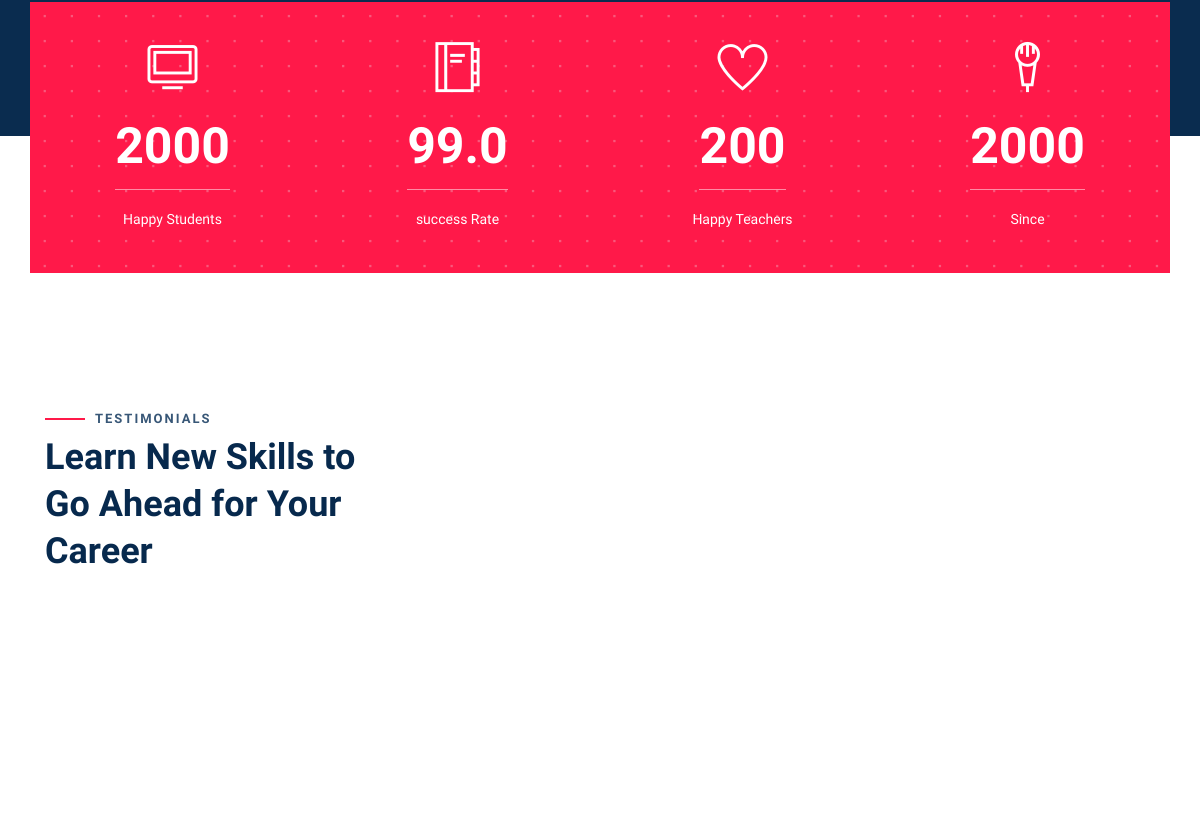
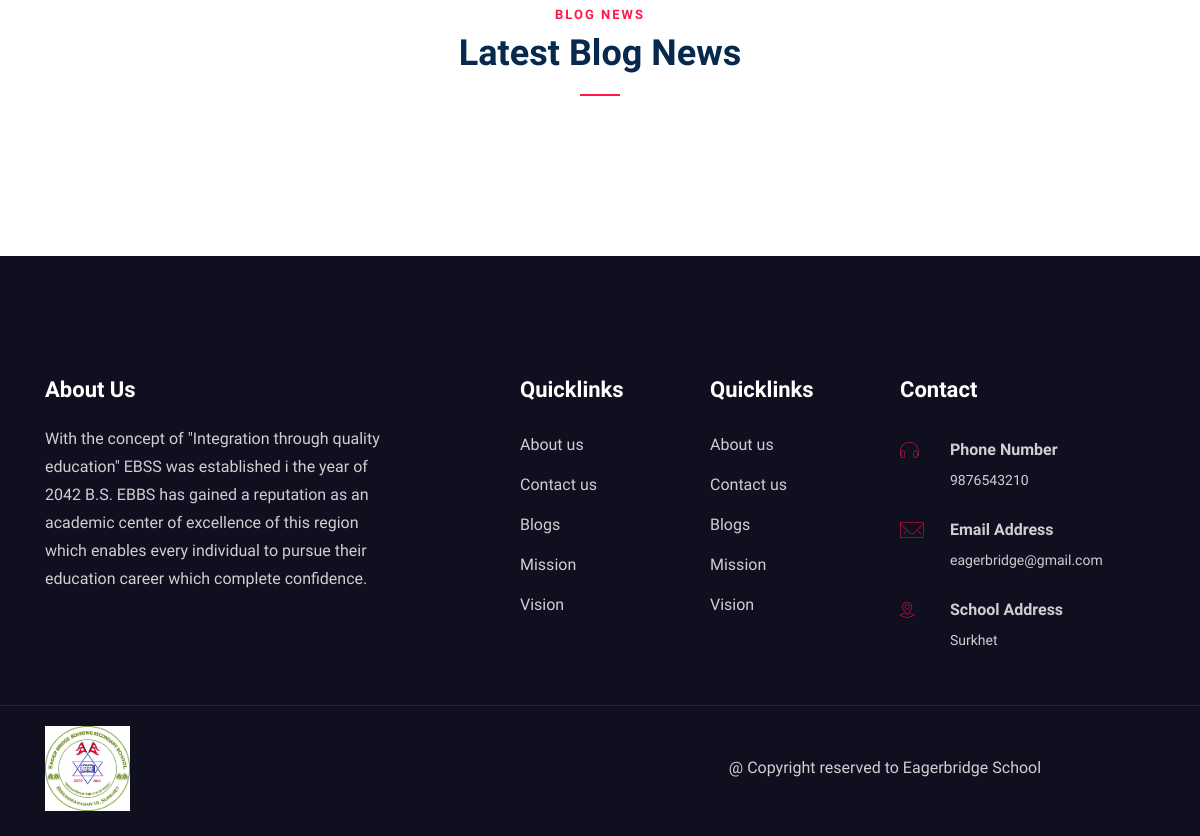
/ (lower part), run on an earlier commit of the app's database (2 pictures, top to bottom).
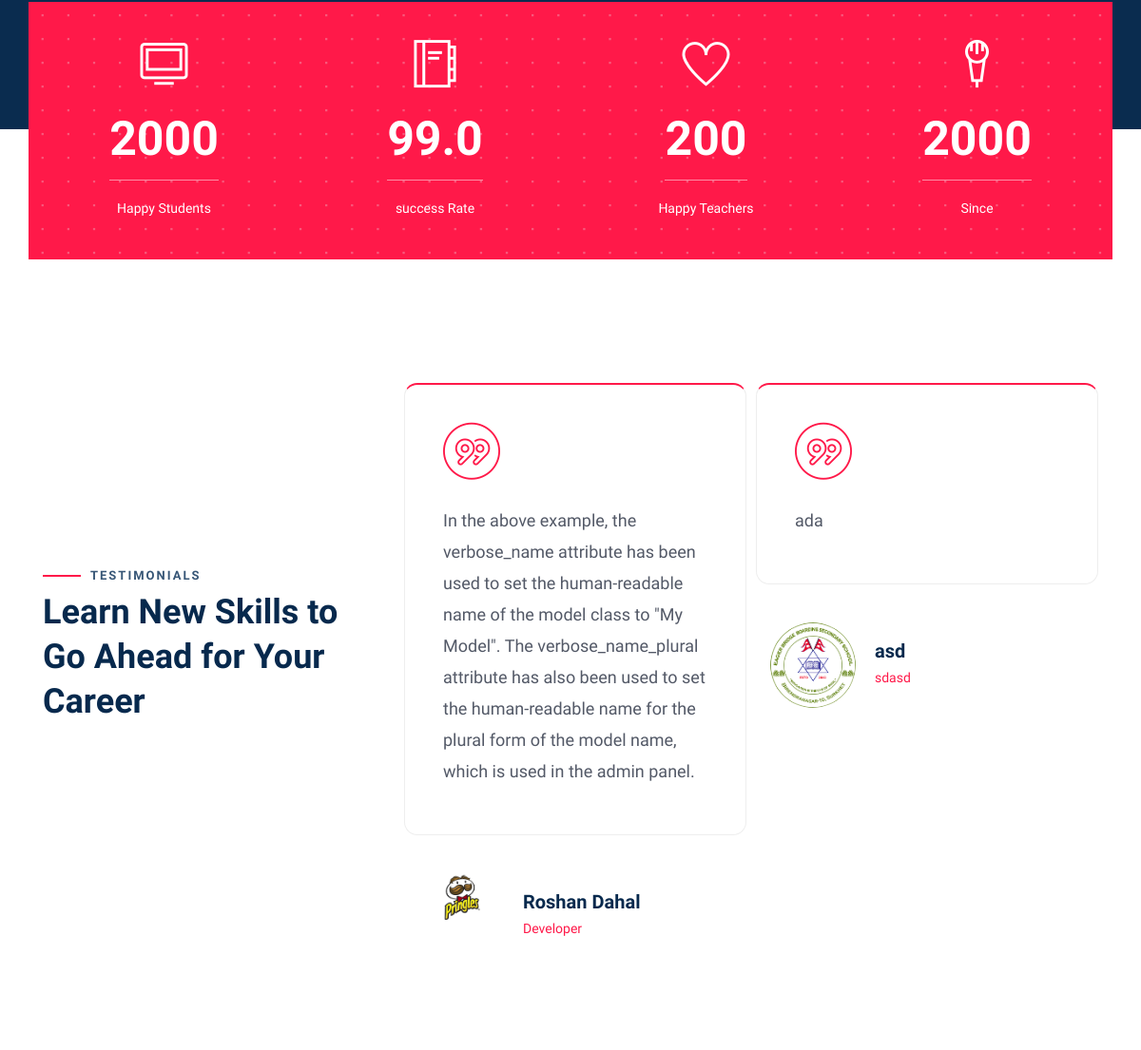
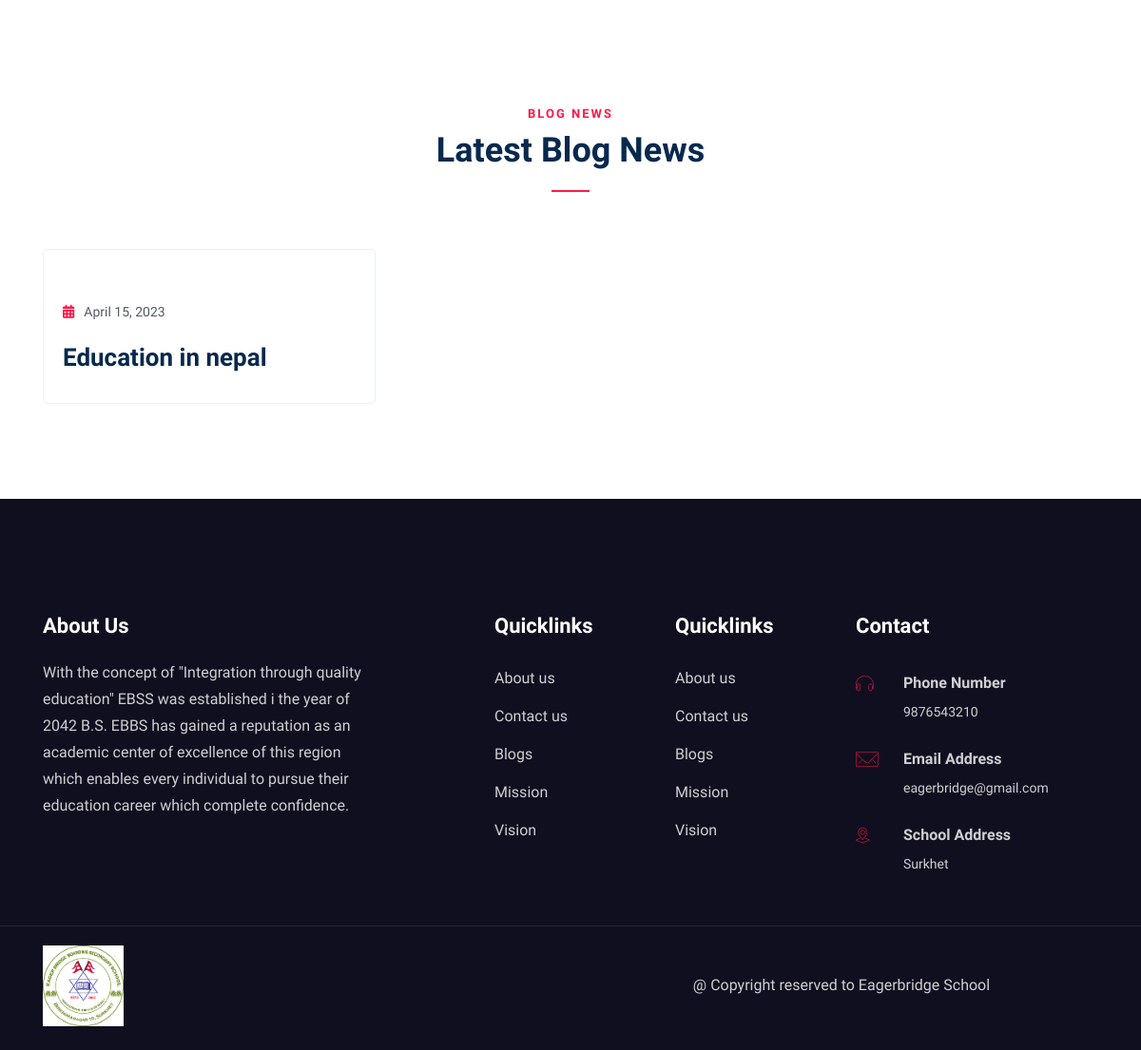
And on a later commit of the database (2 pictures, top to bottom).
### features/models.py (models this page shows, shortened)
class SchoolSetup(models.Model):
    data_set = models.CharField(max_length=200)
    logo = models.ImageField(upload_to="setup_images")
    school_name = models.CharField(max_length=255)
    location = models.CharField(max_length=200)
    contact = models.CharField(max_length=200)
    email = models.CharField(max_length=200)
    opening_hours = models.CharField(max_length=200)
    facebook_url = models.URLField(null=True,blank=True)
    instagram_url = models.URLField(null=True,blank=True)
    linkedin_url = models.URLField(null=True,blank=True)
    youtube_url = models.URLField(null=True,blank=True)
    mission = models.TextField()
    vision = models.TextField()
    no_of_students = models.IntegerField()
    success_rate = models.FloatField()
    no_of_teachers = models.IntegerField()
    since = models.IntegerField()
    created = models.DateField(auto_now_add=True)
    class Meta:
        verbose_name_plural = "01. School Setup"

class Testimonial(models.Model):
    name= models.CharField(max_length=200)
    position= models.CharField(max_length=200)
    testimonial= models.TextField()
    image = models.ImageField(upload_to="testimonial_images/", blank=True, null=True)
    created = models.DateField(auto_now_add=True)
    class Meta:
        verbose_name_plural = "04. Testimonials"

class Blog(models.Model):
    title = models.TextField()
    blog = models.TextField()
    image = models.ImageField(upload_to="blogs_images/",verbose_name="Image (670*670)")
    slug = AutoSlugField(populate_from='title', unique=True)
    created = models.DateField(auto_now_add=True)
    class Meta:
        verbose_name_plural = "06. Blogs"

### features/views.py (the view)
# urls.py: 2. Add a URL to urlpatterns:  path('', views.home, name='home')
def home(request):
    testimonial = Testimonial.objects.all()
    gallery = Gallery.objects.all()
    blogs = Blog.objects.all()
    slides = Slider.objects.all()
    home = HomeContent.objects.filter()[:1].get()
    context = {
        'slides':slides,
        'home':home,
        'testimonial':testimonial,
        'gallery':gallery,
        'blogs':blogs,
    }
    return render(request,'index.html',context)

### features/context_processor.py (called while the page is built)
def custom_data(request):
    if SchoolSetup.objects.all().exists():
        setup = SchoolSetup.objects.all().order_by('-created')
        data = setup[0]
        return {'data': data}
    else:
        data=None
        return {'data': data}

### templates/index.html (shortened to what this page needs)
{% load static %}
{% include 'header.html' %}
    <section class="section-padding video-section" >
        <div class="container">
            <div class="row counter-wrap counter-section ptb-40">
                <div class="col-lg-3 col-md-6">
                    <div class="counter-item">
                        <i class="ti-desktop"></i>
                        <div class="count">
                            <span class="counter h2">{{data.no_of_students}}</span>
                        </div>
                        <p>Happy Students</p>
                    </div>
                </div>
                <div class="col-lg-3 col-md-6">
                    <div class="counter-item">
                        <i class="ti-agenda"></i>
                        <div class="count">
                            <span class="counter h2">{{data.success_rate}}</span>
                        </div>
                        <p>success Rate</p>
                    </div>
                </div>
                <div class="col-lg-3 col-md-6">
                    <div class="counter-item">
                        <i class="ti-heart"></i>
                        <div class="count">
                            <span class="counter h2">{{data.no_of_teachers}}</span>
                        </div>
                        <p>Happy Teachers</p>
                    </div>
                </div>
                <div class="col-lg-3 col-md-6">
                    <div class="counter-item">
                        <i class="ti-microphone-alt"></i>
                        <div class="count">
                            <span class="counter h2">{{data.since}}</span>
                        </div>
                        <p>Since</p>
                    </div>
                </div>
            </div>
        </div>
    </section>
    <section class="testimonial section-padding">
        <div class="container">
            <div class="row justify-content-center align-items-center">
                <div class="col-lg-4">
                    <div class="section-heading">
                        <span class="subheading">Testimonials</span>
                        <h3>Learn New Skills to Go Ahead for Your Career</h3>
                    </div>
                </div>
                <div class="col-lg-8">
                    <div class="testimonials-slides-2 owl-carousel owl-theme">
                        {% for testimonial in testimonial %}
                        <div class="review-item">
                            <div class="client-info">
                                <i class="bi bi-quote"></i>
                                <p>{{testimonial.testimonial}}</p>
                            </div>
                            <div class="client-desc">
                                <div class="client-img">
                                    {% if testimonial.image %}
                                    <img src="{{testimonial.image.url}}" alt="" class="img-fluid">
                                    {% else %}
                                    <img src="{{data.logo.url}}" alt="" class="img-fluid">
                                    {% endif %}
                                </div>
                                <div class="client-text">
                                    <h4>{{testimonial.name}}</h4>
                                    <span class="designation">{{testimonial.position}}</span>
                                </div>
                            </div>
                        </div>
                        {% endfor %}
                      </div>
                </div>
            </div>
        </div>
    </section>
    <section class="blog section-padding pt-40">
        <div class="container">
            <div class="row justify-content-center">
                <div class="col-lg-6">
                    <div class="section-heading center-heading">
                        <span class="subheading">Blog News</span>
                        <h3>Latest Blog News</h3>
                    </div>
                </div>
            </div>
            <div class="row">
                {% for blogs in blogs %}
                <div class="col-lg-4 col-md-6">
                    <div class="blog-item">
                        <div class="blog-content">
                            <div class="entry-meta">
                                <span><i class="fa fa-calendar-alt"></i>{{blogs.created}}</span>
                            </div>
                            <h2 class="font-size-26"><a href="{% url 'blog_details' slug=blogs.slug %}">{{blogs.title}}</a></h2>
                        </div>
                    </div>
                </div>
                {% endfor %}
            </div>
        </div>
    </section>
    {% include 'footer.html' %}

### templates/header.html (shortened to what this page needs)
{% include 'nav_links.html' %}
<body id="top-header">

### templates/nav_links.html (shortened to what this page needs)
{% load static %}<!DOCTYPE html>
<html lang="zxx">
<head>
  <link rel="stylesheet" href="{% static 'assets/vendors/bootstrap/bootstrap.css' %}">
  <link rel="stylesheet" href="{% static 'assets/vendors/fontawesome/css/all.css' %}">
  <link rel="stylesheet" href="{% static 'assets/vendors/bicon/css/bicon.min.css' %}">
  <link rel="stylesheet" href="{% static 'assets/vendors/themify/themify-icons.css' %}">
  <link rel="stylesheet" href="{% static 'assets/vendors/animate-css/animate.css' %}">
  <link rel="stylesheet" href="{% static 'assets/vendors/woocommerce/woocommerce-layouts.css' %}">
  <link rel="stylesheet" href="{% static 'assets/vendors/woocommerce/woocommerce-small-screen.css' %}">
  <link rel="stylesheet" href="{% static 'assets/vendors/woocommerce/woocommerce.css' %}">
  <link rel="stylesheet" href="{% static 'assets/vendors/owl/assets/owl.carousel.min.css' %}">
  <link rel="stylesheet" href="{% static 'assets/vendors/owl/assets/owl.theme.default.min.css' %}">
  <link rel="stylesheet" href="{% static 'assets/css/style.css' %}">
  <link rel="stylesheet" href="{% static 'assets/css/responsive.css' %}">
</head>

### templates/footer.html (shortened to what this page needs)
{% load static %}
    <section class="footer pt-120">
        <div class="container">
            <div class="row">
                <div class="col-lg-4 mr-auto col-sm-6 col-md-6">
                    <div class="widget footer-widget mb-5 mb-lg-0">
                        <h5 class="widget-title">About Us</h5>
                        <p class="mt-3">With the concept of "Integration through quality education" EBSS was established i the year of 2042 B.S. EBBS has gained a reputation as an academic center of excellence of this region which enables every individual to pursue their education career which complete confidence.</p>
                    </div>
                </div>
                <div class="col-lg-2 col-sm-6 col-md-6">
                    <div class="footer-widget mb-5 mb-lg-0">
                        <h5 class="widget-title">Quicklinks</h5>
                        <ul class="list-unstyled footer-links">
                            <li><a href="#">About us</a></li>
                            <li><a href="#">Contact us</a></li>
                            <li><a href="#">Blogs</a></li>
                            <li><a href="#">Mission</a></li>
                            <li><a href="#">Vision</a></li>
                        </ul>
                    </div>
                </div>
                <div class="col-lg-2 col-sm-6 col-md-6">
                    <div class="footer-widget mb-5 mb-lg-0">
                        <h5 class="widget-title">Quicklinks</h5>
                        <ul class="list-unstyled footer-links">
                            <li><a href="#">About us</a></li>
                            <li><a href="#">Contact us</a></li>
                            <li><a href="#">Blogs</a></li>
                            <li><a href="#">Mission</a></li>
                            <li><a href="#">Vision</a></li>
                        </ul>
                    </div>
                </div>
                <div class="col-lg-3 col-sm-6 col-md-6">
                    <div class="footer-widget footer-contact mb-5 mb-lg-0">
                        <h5 class="widget-title">Contact </h5>
                        <ul class="list-unstyled">
                            <li><i class="bi bi-headphone"></i>
                                <div>
                                    <strong>Phone number</strong>
                                    {{data.contact}}
                                </div>
                            </li>
                            <li> <i class="bi bi-envelop"></i>
                                <div>
                                    <strong>Email Address</strong>
                                    {{data.email}}
                                </div>
                            </li>
                            <li><i class="bi bi-location-pointer"></i>
                                <div>
                                    <strong>School Address</strong>
                                    {{data.location}}
                                </div>
                            </li>
                        </ul>
                    </div>
                </div>
            </div>
        </div>
        <div class="footer-btm">
            <div class="container">
                <div class="row justify-content-center align-items-center">
                    <div class="col-lg-6">
                        <div class="footer-logo">
                            <img src="{{data.logo.url}}" alt="Edutim" height="85">
                        </div>
                    </div>
                    <div class="col-lg-6">
                        <div class="copyright text-lg-center">
                            <p>@ Copyright reserved to {{data.school_name}}</p>
                        </div>
                    </div>
                </div>
            </div>
        </div>
    </section>
    <div class="fixed-btm-top">
    </div>
      </body>
      </html>

### static/assets/css/responsive.css (style rules this page uses)
@media (min-width: 1200px) { .blog-item { margin-bottom: 0px; } }

What changed in the data, as far as the page shows it:
added Testimonial: testimonial "In the above example, the verbose_name attribute has been used to set the human-readable name of the model class to \"My Model\". The verbose_name_plural attribute has also been used to set the human-readable name for the plural form of the model name, which is used in the admin panel.", image (picture), name "Roshan Dahal", position "Developer"
added Testimonial: testimonial "ada", logo (picture), name "asd", position "sdasd"
added Blog: created "April 15, 2023", title "Education in nepal"
